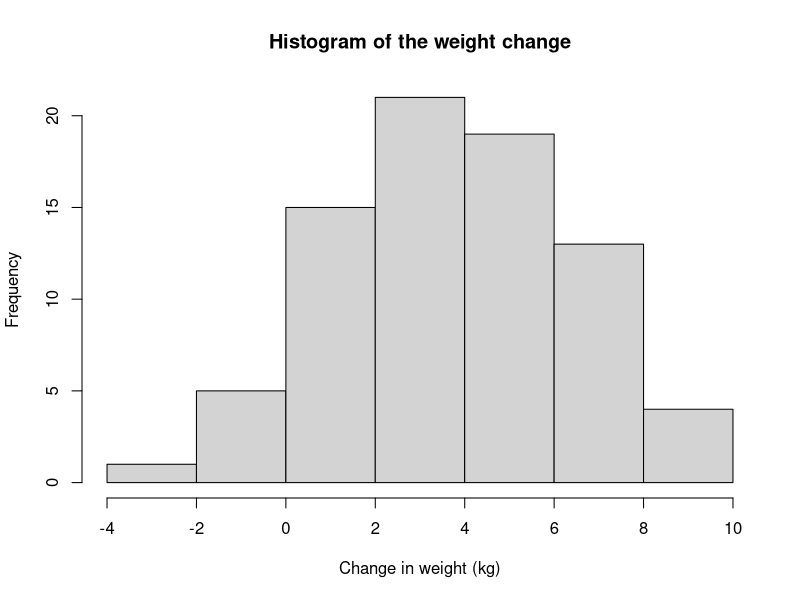
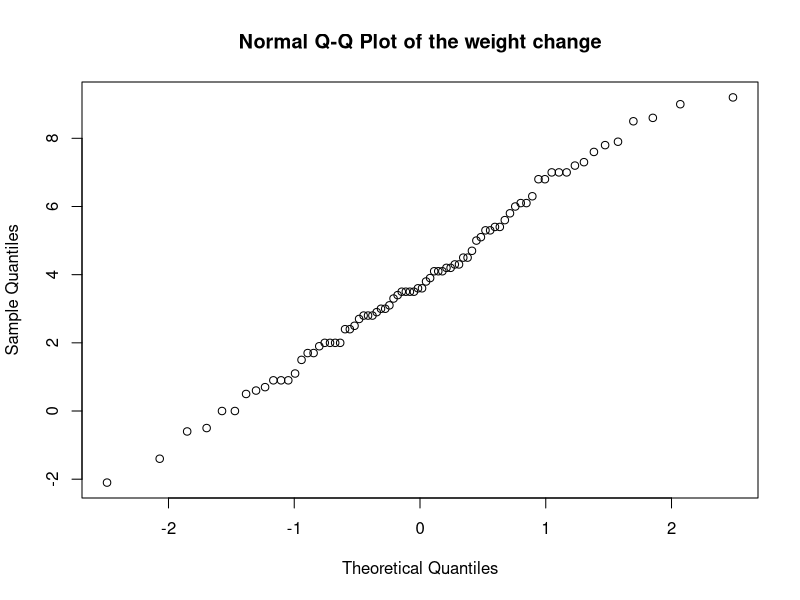
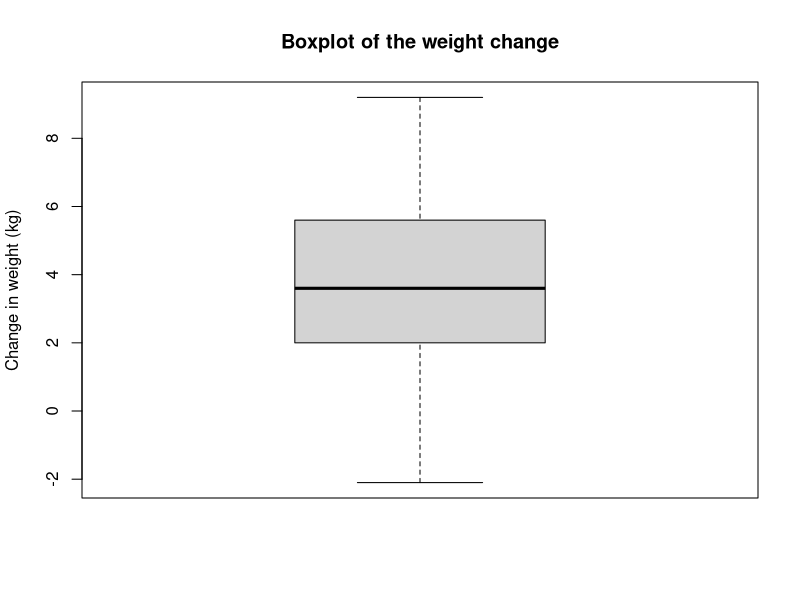
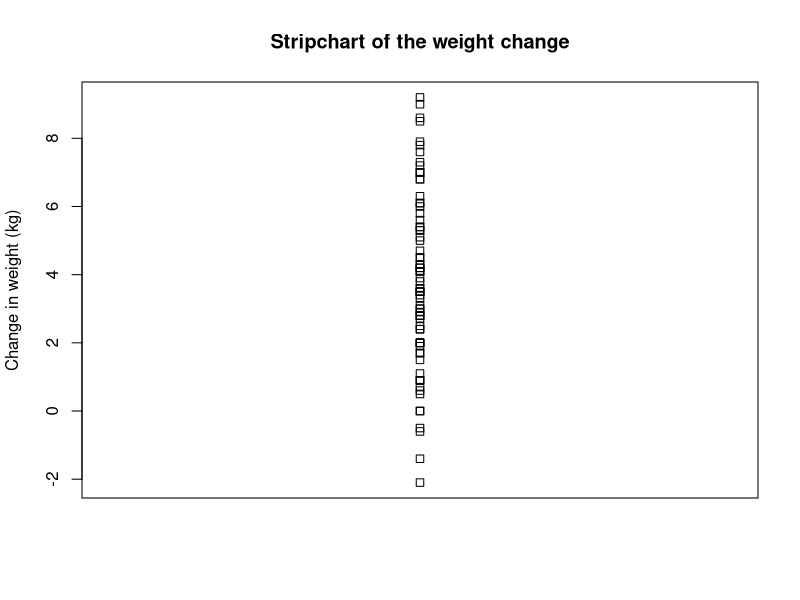
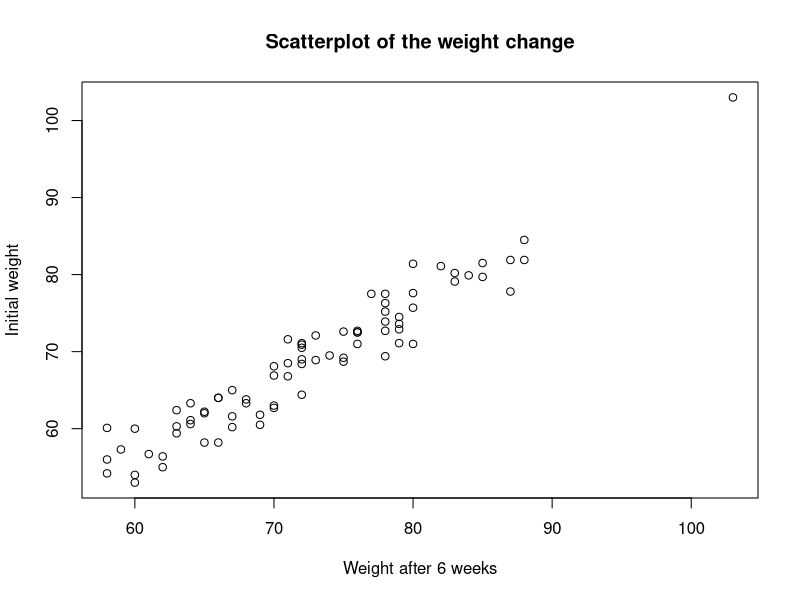
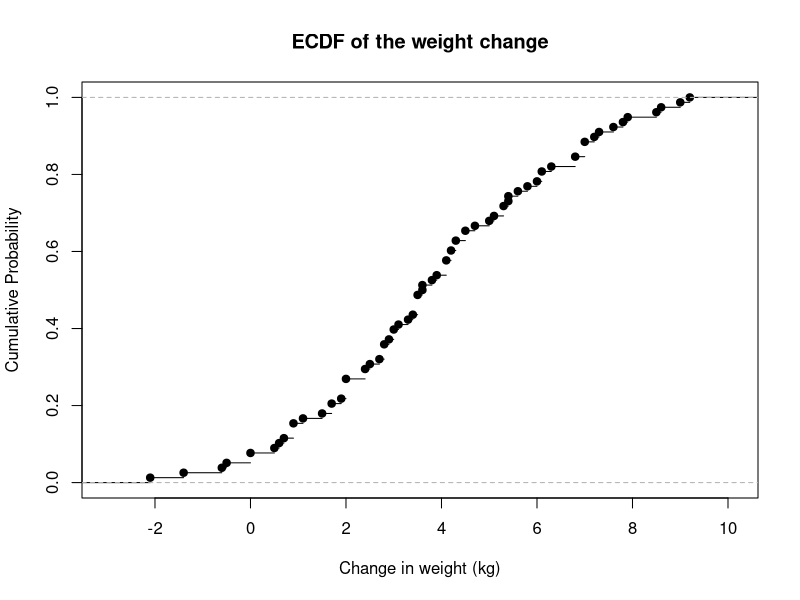
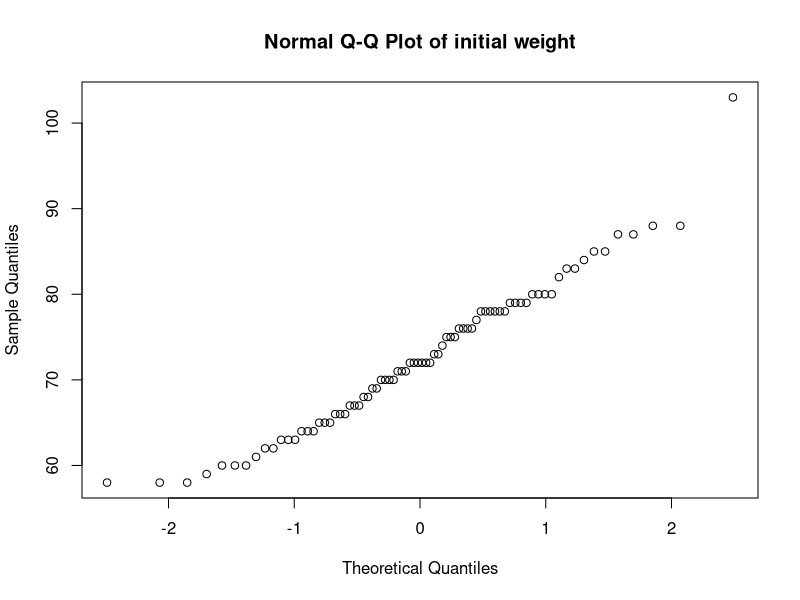
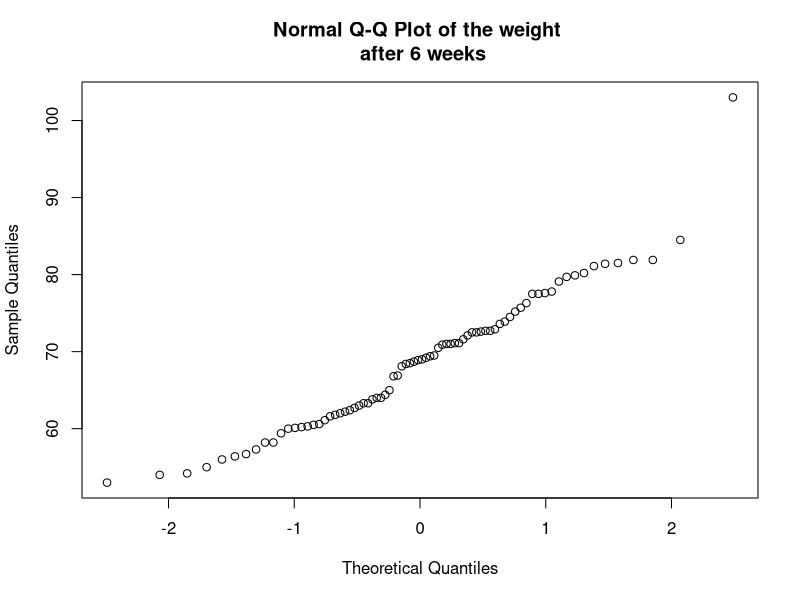

The R script that drew these images, in order:
diet <- read.table("exercise-3/diet.txt", header = TRUE)
diet$weight.lost <- diet$preweight - diet$weight6weeks
weight_lost = diet$weight.lost

main_title="weight change"
size=c(300, 300)

png(file="exercise-3/graphs/exercise-3-a-hist.png", width=size[1], height=size[2])
hist(weight_lost, 
     main=paste("Histogram of the", main_title),
     xlab="Change in weight (kg)")
dev.off()

png(file="exercise-3/graphs/exercise-3-a-qqnorm.png", width=size[1], height=size[2])
qqnorm(weight_lost, 
       main=paste("Normal Q-Q Plot of the", main_title))
dev.off()

png(file="exercise-3/graphs/exercise-3-a-boxplot.png", width=size[1], height=size[2])
boxplot(weight_lost, 
        main=paste("Boxplot of the", main_title),
        ylab="Change in weight (kg)")
dev.off()

png(file="exercise-3/graphs/exercise-3-a-stripchart.png", width=size[1], height=size[2])
stripchart(weight_lost, 
           vertical=TRUE, 
           main=paste("Stripchart of the", main_title),
           ylab="Change in weight (kg)")
dev.off()

png(file="exercise-3/graphs/exercise-3-a-scatterplot.png", width=size[1], height=size[2])
plot(diet$preweight,
     diet$weight6weeks,
     main=paste("Scatterplot of the", main_title),
     xlab="Weight after 6 weeks",
     ylab="Initial weight")
dev.off()

png(file="exercise-3/graphs/exercise-3-a-ecdf.png", width=size[1], height=size[2])
plot(ecdf(weight_lost),
     main=paste("ECDF of the", main_title),
     xlab="Change in weight (kg)",
     ylab="Cumulative Probability")
dev.off()

print(t.test(diet$preweight, diet$weight6weeks, paired=TRUE, alternative="g"))
print(cor.test(diet$preweight, diet$weight6weeks, method="spearman"))


png(file="exercise-3/graphs/exercise-3-a-qqnorm-before.png", width=size[1], height=size[2])
qqnorm(diet$preweight, 
       main="Normal Q-Q Plot of initial weight")
dev.off()

png(file="exercise-3/graphs/exercise-3-a-qqnorm-after.png", width=size[1], height=size[2])
qqnorm(diet$weight6weeks, 
       main="Normal Q-Q Plot of the weight \n after 6 weeks")
dev.off()

png(file="exercise-3/graphs/exercise-3-a-hist-before.png", width=size[1], height=size[2])
hist(diet$preweight, 
     main="Histogram of the initial weight",
     xlab="Weight (kg)")
dev.off()

png(file="exercise-3/graphs/exercise-3-a-hist-after.png", width=size[1], height=size[2])
hist(diet$weight6weeks, 
     main="Histogram of the weight after 6 weeks",
     xlab="Weight (kg)")
dev.off()




